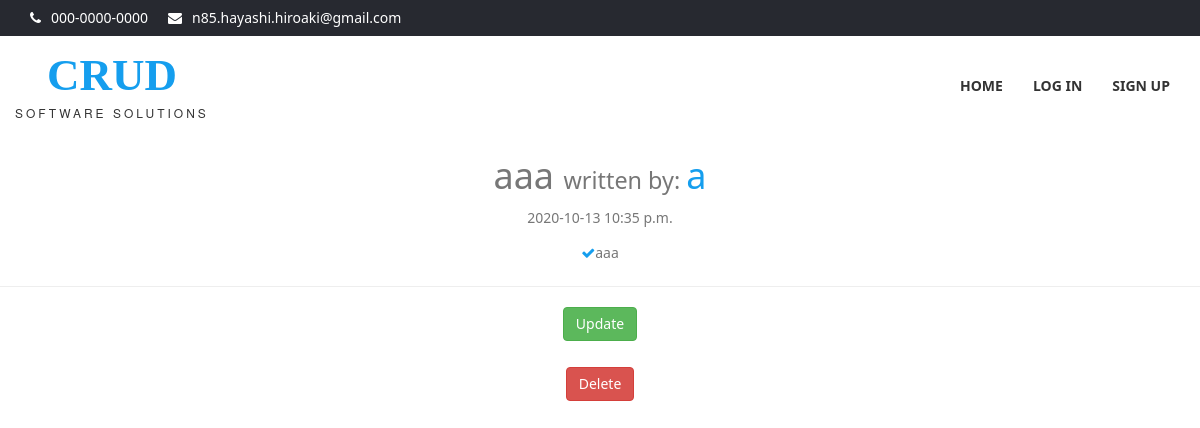
/post/5/, run on the app's committed database.
### blog/models.py (models this page shows, shortened)
class Post(models.Model):
    title = models.CharField(max_length=100)
    content = models.TextField()
    author = models.ForeignKey(User, on_delete=models.CASCADE)
    date_posted = models.DateTimeField(default=timezone.now)

### blog/views.py (the view)
# urls.py: path('post/<int:pk>/', views.PostDetailView.as_view(), name='post-detail'),
class PostDetailView(DetailView):
  model = Post

### blog/templates/blog/post_detail.html
{% extends 'account/base.html' %}
{% block body %}
<center>
    <h1>{{ object.title }} <small>written by:
        </small><span>{{ object.author }}</span></h1>
    <p class="subheading">{{ object.date_posted|date:'Y-m-d P' }}</p>
    <ul class="aboutul">
        <li> <i class="fa fa-check"></i>{{ object.content }}</li>
    </ul>
    <hr>
    <form action="{% url 'post-update' post.id %}">
        <button type="submit" class="btn btn-success slide">Update</button>
    </form>
    <br>
    <form action="{% url 'post-delete' post.id %}">
        <button type="submit" class="btn btn-danger slide">Delete</button>
    </form>
</center>
{% endblock body %}

### data on the page
Post: title "aaa", author "a", date_posted "2020-10-13 10:35 p.m.", content "aaa"
